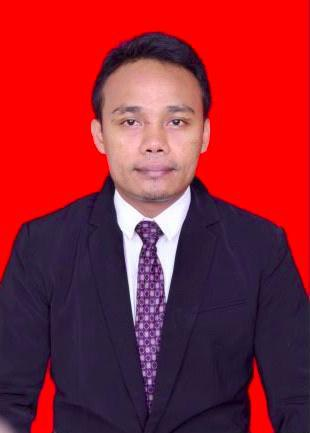
#> input picture image/colour.jpg, 310 x 433 px, found by its file name
$ python no_2.py
#> lines starting #> are read from the running program, lines starting #| are printed output that depends on the picture; after the words box and inside, x2 and y2 are one past the last pixel; in counts of white or black regions, pixels touching at a corner belong together
#!/usr/bin/python3

import cv2

def image():

    thresh = 128

    img_grey = cv2.imread('../AI/image/colour.jpg', cv2.IMREAD_GRAYSCALE)
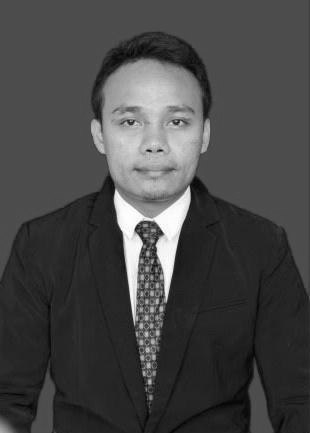
#> img_grey: shape (433, 310); min 4, max 255, mean 70.2

    img_binary = cv2.threshold(img_grey, thresh, 255, cv2.THRESH_BINARY)[1]
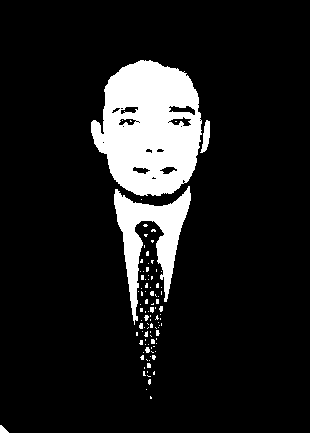
#> img_binary: shape (433, 310); 11.5% white; 99 white regions (91 under 20 px), largest, box (x1, y1, x2, y2) and area: (91, 60, 202, 196) 10800, (114, 186, 191, 325) 3834, (200, 120, 210, 153) 185

    cv2.imwrite('../AI/image/black-and-white.jpg',img_binary)

    print('Success! Please check your path image')

if __name__ == "__main__":
    image()
